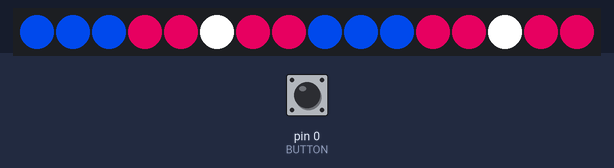
A sketch run on a simulated Arduino Uno, built with avr-gcc and run on an emulated ATmega328P. On the bench: 16 RGB LEDs in strip order, left to right. The inputs (shaded band) are chosen by the test bench; at power-on: pin 0 (BUTTON) LOW.

Above: at 1.4 s.
1.5 s: pin 0 (BUTTON) pulled HIGH for 1 s
At 2.21 s:
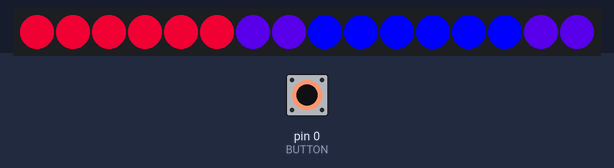
4.0 s: pin 0 (BUTTON) pulled HIGH for 0.25 s
At 4.52 s:
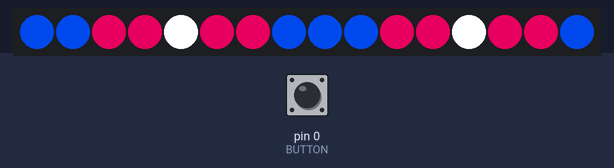
6.1 s: pin 0 (BUTTON) pulled HIGH for 0.25 s
At 6.28 s:
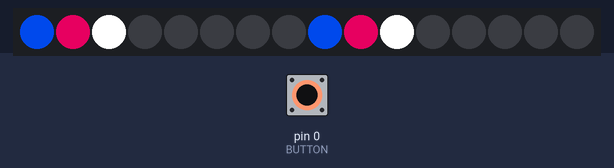
7.9 s: pin 0 (BUTTON) pulled HIGH for 1 s
At 8.5 s:
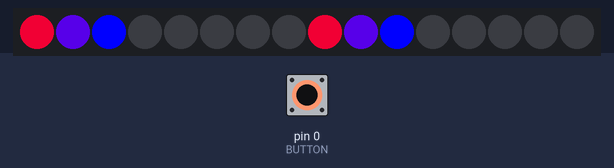
Timing chart, 0 to 10.9 s (numbered marks = the images above; inputs shaded):
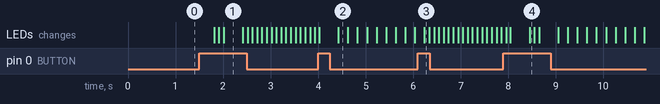

The sketch:

prideoutfit.ino
```cpp
/*
 * Bi + Trans Pride Outfit
 * by brightcolorfulflickers
 * August 2016
 *
 * github.com/brightcolorfulflickers
 * brightcolorfulflickers.tumblr.com
 * instagram.com/brightcolorfulflickers
 */

#include <Adafruit_NeoPixel.h>
#ifdef __AVR__
  #include <avr/power.h>
#endif

#define LED_PIN 1
#define BUTTON 0
#define GNDPIN 2
#define NUM_LEDS 16
int modeCount = 0;
const byte numModes = 6;

long lastButtonCheck = 0;
const long buttonDebounceTime = 200; //200 ms
bool firstUpdate = false;

byte buttonFlag;//this flag is used to communicate to the main loop that a new value was read.

Adafruit_NeoPixel strip = Adafruit_NeoPixel(NUM_LEDS, LED_PIN, NEO_GRB + NEO_KHZ800);

// Colors!
const uint32_t bi_blue = 255;// = Wheel(170);
const uint32_t bi_pink = 13762605;// = Wheel(240);
const uint32_t bi_purple = 4522170;// = Wheel(193);

const uint32_t trans_blue = 15555;// = Wheel(150); //HSV: 197,64,98
const uint32_t trans_pink = 11796555;// = Wheel(230); //HSV: 348,31,96
const uint32_t white = 16777215;// = strip.Color(255, 255, 255);
const uint32_t black = 0;

//Flags!
const uint32_t transFlag[NUM_LEDS] = {trans_blue, trans_blue, trans_blue, trans_pink, trans_pink, white, trans_pink, trans_pink, trans_blue, trans_blue, trans_blue, trans_pink, trans_pink, white, trans_pink, trans_pink};
const uint32_t transChase[NUM_LEDS] = {trans_blue, trans_pink, white, black, black, black, black, black, trans_blue, trans_pink, white, black, black, black, black, black};
const uint32_t biFlag[NUM_LEDS] = {bi_pink, bi_pink, bi_pink, bi_pink, bi_pink, bi_pink, bi_purple, bi_purple, bi_blue, bi_blue, bi_blue, bi_blue, bi_blue, bi_blue, bi_purple, bi_purple};
const uint32_t biChase[NUM_LEDS] = {bi_pink, bi_purple, bi_blue, black, black, black, black, black, bi_pink, bi_purple, bi_blue, black, black, black, black, black};

void setup() {
  strip.begin();
  strip.setBrightness(255);
  strip.show(); // Initialize all pixels to 'off'
  pinMode(BUTTON, INPUT);
  pinMode(GNDPIN, OUTPUT);
  digitalWrite(GNDPIN, LOW);
}

void loop() {
  //if debounce time has passed, check button
  if ((unsigned long)(millis() - lastButtonCheck) > buttonDebounceTime) {
    int buttonRead = digitalRead(BUTTON);
    if (buttonRead == HIGH) {
      buttonFlag = 1; //set the flag that tells the loop() that a button was pushed
    }
    lastButtonCheck = millis();
  }

  //if button has been pressed, update the display (or if it's never been set)
  if (buttonFlag == 1 || firstUpdate == false) {
    buttonFlag = 0; //clear button press
    if (firstUpdate == false) {
      firstUpdate = true; //the first update has occurred
    }
    else { // otherwise, increment mode counter as usual
      modeCount++;
    }

  }
  if (modeCount % numModes == 0) {
    transFlagDisplay();
  }
  else if (modeCount % numModes == 1) {
    transFlagRotate(200);
  }
  else if (modeCount % numModes == 2) {
    transColorChase(100);
  }
  else if (modeCount % numModes == 3) {
    biFlagDisplay();
  }
  else if (modeCount % numModes == 4) {
    biFlagRotate(200);
  }
  else if (modeCount % numModes == 5) {
    biColorChase(100);
  }


}

bool intDelay() {
  if ((unsigned long)(millis() - lastButtonCheck) > buttonDebounceTime) {
    int buttonRead = digitalRead(BUTTON);
    lastButtonCheck = millis();
    if (buttonRead == HIGH) {
        buttonFlag = 1; //set the flag that tells the loop() that a button was pushed
        return true; //return to the main loop to change the mode
      }
    else {
        return false;
      }
    }
}

/* TRANS PRIDE */

void transFlagDisplay() {
  uint8_t i;

  //uint32_t transFlag[NUM_LEDS] = {trans_blue, trans_blue, trans_blue, trans_pink, trans_pink, white, trans_pink, trans_pink, trans_blue, trans_blue, trans_blue, trans_pink, trans_pink, white, trans_pink, trans_pink};

  for(i=0; i<strip.numPixels(); i++) {
    strip.setPixelColor(i, transFlag[i]);
  }
  strip.show();
}

void transFlagRotate(uint8_t wait) {
  uint16_t i;
  uint16_t j;

  //uint32_t transFlag[NUM_LEDS] = {trans_blue, trans_blue, trans_blue, trans_pink, trans_pink, white, trans_pink, trans_pink, trans_blue, trans_blue, trans_blue, trans_pink, trans_pink, white, trans_pink, trans_pink};

  for (j=0; j<strip.numPixels(); j++) {
    for(i=0; i<strip.numPixels(); i++) {
      strip.setPixelColor(i, transFlag[(i+j) % NUM_LEDS]);
    }
    strip.show();
    //we need to check the button in here because of the delay
    long startWait = millis();
    while ((unsigned long)(millis() - startWait) < wait) {
      if (intDelay()) {
        return;
      }
    }
    //not using delays
//    delay(wait);
  }
}

void transColorChase(uint8_t wait) {
  uint8_t i;
  uint8_t j;

  //uint32_t transChase[NUM_LEDS] = {trans_blue, trans_pink, white, black, black, black, black, black, trans_blue, trans_pink, white, black, black, black, black, black};

  for (j=0; j<strip.numPixels(); j++) {
    for(i=0; i<strip.numPixels(); i++) {
      strip.setPixelColor(i, transChase[(i+j) % NUM_LEDS]);
    }
    strip.show();
        //we need to check the button in here because of the delay
    long startWait = millis();
    while ((unsigned long)(millis() - startWait) < wait) {
//      if ((unsigned long)(millis() - lastButtonCheck) > buttonDebounceTime) {
//        int buttonRead = digitalRead(BUTTON);
//        lastButtonCheck = millis();
//        if (buttonRead == HIGH) {
//          buttonFlag = 1; //set the flag that tells the loop() that a button was pushed
//          return; //return to the main loop to change the mode
//        }
//      }
      if (intDelay()) {
        return;
      }
    }
    //not using delays
    //delay(wait);
  }
}

/* BI PRIDE */

void biFlagDisplay() {
  uint8_t i;

  //uint32_t biFlag[NUM_LEDS] = {bi_pink, bi_pink, bi_pink, bi_pink, bi_pink, bi_pink, bi_purple, bi_purple, bi_blue, bi_blue, bi_blue, bi_blue, bi_blue, bi_blue, bi_purple, bi_purple};

  for(i=0; i<strip.numPixels(); i++) {
    strip.setPixelColor(i, biFlag[i]);
  }
  strip.show();
}

void biFlagRotate(uint8_t wait) {
  uint8_t i;
  uint8_t j;

  //uint32_t biFlag[NUM_LEDS] = {bi_pink, bi_pink, bi_pink, bi_pink, bi_pink, bi_pink, bi_purple, bi_purple, bi_blue, bi_blue, bi_blue, bi_blue, bi_blue, bi_blue, bi_purple, bi_purple};

  for (j=0; j<strip.numPixels(); j++) {
    for(i=0; i<strip.numPixels(); i++) {
      strip.setPixelColor(i, biFlag[(i+j) % NUM_LEDS]);
    }
    strip.show();
    //we need to check the button in here because of the delay
    long startWait = millis();
    while ((unsigned long)(millis() - startWait) < wait) {
//      if ((unsigned long)(millis() - lastButtonCheck) > buttonDebounceTime) {
//        int buttonRead = digitalRead(BUTTON);
//        lastButtonCheck = millis();
//        if (buttonRead == HIGH) {
//          buttonFlag = 1; //set the flag that tells the loop() that a button was pushed
//          return; //return to the main loop to change the mode
//        }
//      }
      if (intDelay()) {
        return;
      }
    }
    //not using delays
//    delay(wait);
  }
}

void biColorChase(uint8_t wait) {
  uint8_t i;
  uint8_t j;

  //uint32_t biChase[NUM_LEDS] = {bi_pink, bi_purple, bi_blue, black, black, black, black, black, bi_pink, bi_purple, bi_blue, black, black, black, black, black};

  for (j=0; j<strip.numPixels(); j++) {
    for(i=0; i<strip.numPixels(); i++) {
      strip.setPixelColor(i, biChase[(i+j) % NUM_LEDS]);
    }
    strip.show();
        //we need to check the button in here because of the delay
    long startWait = millis();
    while ((unsigned long)(millis() - startWait) < wait) {
//      if ((unsigned long)(millis() - lastButtonCheck) > buttonDebounceTime) {
//        int buttonRead = digitalRead(BUTTON);
//        lastButtonCheck = millis();
//        if (buttonRead == HIGH) {
//          buttonFlag = 1; //set the flag that tells the loop() that a button was pushed
//          return; //return to the main loop to change the mode
//        }
//      }
      if (intDelay()) {
        return;
      }
    }
    //not using delays
    //delay(wait);
  }
}

// Input a value 0 to 255 to get a color value.
// The colours are a transition r - g - b - back to r.
uint32_t Wheel(byte WheelPos) {
  WheelPos = 255 - WheelPos;
  if(WheelPos < 85) {
    return strip.Color(255 - WheelPos * 3, 0, WheelPos * 3);
  }
  if(WheelPos < 170) {
    WheelPos -= 85;
    return strip.Color(0, WheelPos * 3, 255 - WheelPos * 3);
  }
  WheelPos -= 170;
  return strip.Color(WheelPos * 3, 255 - WheelPos * 3, 0);
}
```

Measured:
- after the input at 1.5 s, the LEDs: first change after 0.31 s (image 1 shows a later state)
- after the input at 4.0 s, the LEDs: first change at once (image 2 shows a later state)
- after the input at 6.1 s, the LEDs: change after 0.14 s (image 3)
- after the input at 7.9 s, the LEDs: first differ from a run without the input after 0.15 s (image 4 shows a later state)
- what the display in image 1 shows lasts 0.4 s, from 2.0 s to 2.4 s
